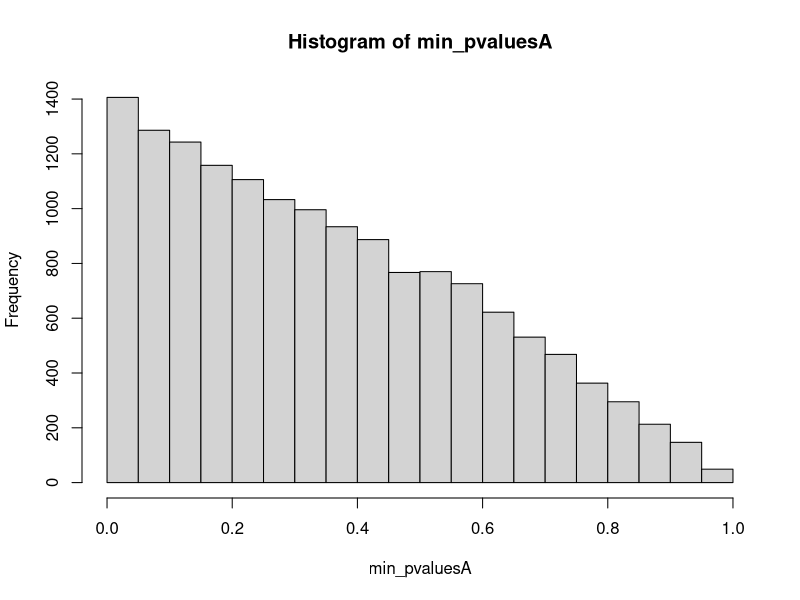
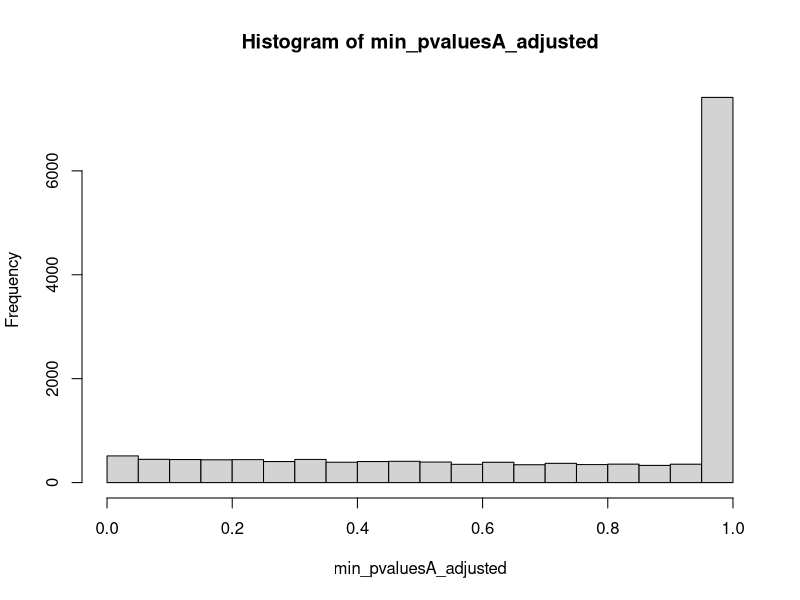

The R script that drew these images, in order: (Note: this script raises an error after producing the figures.)
## ---- chunk 1
knitr::opts_chunk$set(echo = TRUE)
## ---- chunk 2
library(dplyr) # for easy mutate
## ---- chunk 3
library(mvtnorm)
mu0 <- c(0, 0)
Sigma0 <- matrix(c(1, 0.5, 0.5, 1), nrow = 2)

set.seed(105051)
yvalues <- rmvnorm(40, mean = mu0, sigma = Sigma0)
sim1_values <- data.frame(
  condition = rep(c("Low", "High"), each = 20),
  y1 = yvalues[,1],
  y2 = yvalues[,2]
)

## ---- chunk 4
sim1_values <- sim1_values %>% mutate(
   y_avg = (y1+y2)/2
 )

t.test(y1 ~ condition, data = sim1_values)$p.value
t.test(y2 ~ condition, data = sim1_values)$p.value
t.test(y_avg ~ condition, data = sim1_values)$p.value
## ---- chunk 5
pvaluesA <- matrix(0, nrow = 15000, ncol = 3)

set.seed(105051)

for(i in 1:15000){

  yvalues <- rmvnorm(40, mean = mu0, sigma = Sigma0)
  sim1_values <- data.frame(
    condition = rep(c("Low", "High"), each = 20),
    y1 = yvalues[,1],
    y2 = yvalues[,2]
 ) %>% mutate(
   y_avg = (y1+y2)/2
 )
  
  pvaluesA[i, 1] <- t.test(y1 ~ condition, data = sim1_values)$p.value
  pvaluesA[i, 2] <- t.test(y2 ~ condition, data = sim1_values)$p.value
  pvaluesA[i, 3] <- t.test(y_avg ~ condition, data = sim1_values)$p.value
  
}

## ---- chunk 6
min_pvaluesA <- apply(pvaluesA, 1, min)
## ---- chunk 7
hist(min_pvaluesA)
mean(min_pvaluesA <= 0.05) # FPR at alpha = 5%
## ---- chunk 8
pvaluesA_adjusted <- t(apply(pvaluesA, 1, p.adjust, method = "holm"))
# the t is to transpose back to the original 15000 x 3 size
## ---- chunk 9
min_pvaluesA_adjusted <- apply(pvaluesA_adjusted, 1, min)
hist(min_pvaluesA_adjusted)
mean(min_pvaluesA_adjusted <= 0.05) # FPR at alpha = 5%
## ---- chunk 10
Y_val <- rnorm(40, mean = 0, sd = 1)
sim1_values <- data.frame(
    condition = rep(c("Low", "High"), each = 20))
pvaluesA[i, 1] <- t.test(Y1 ~ condition, data = sim2_values)$p.value

## ---- chunk 11

## ---- chunk 12

## ---- chunk 13

## ---- chunk 14

## ---- chunk 15

## ---- chunk 16

## ---- chunk 17

## ---- chunk 18

## ---- chunk 19

## ---- chunk 20

